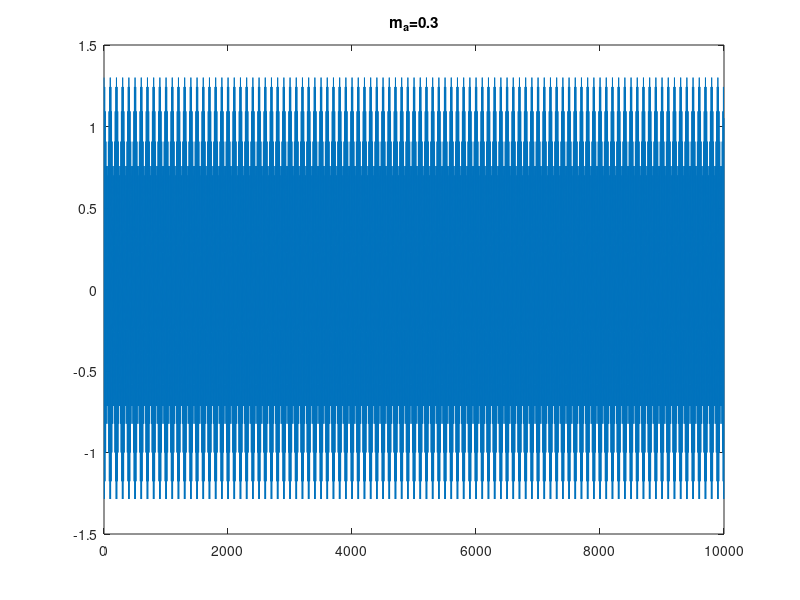

MATLAB code to generate this figure: (Note: this script raises an error after producing the figure.)
%Generating AM signal
clc
clear all;
close all;
%use orthogonal modulation generate modulated siganl
%You can see the original signal v in the code.
fc=1e4;                                                 %carrier frequency
fs=1e5;                                                 %sample frequency
T=1/fs;                                                 %sample time
L=10000;                                                 %length of signal
t=(0:L-1)*T;                                            %time vector
A=1;                                                    %%Ampltitude
v=A*cos(2*pi*1000*t);                                   %modulation signal
xs=sin(2*pi*fc*t);
xc=cos(2*pi*fc*t);

%AM
m_a=0.3;                                               %modulation index,|m_a|<1
I_AM=A+m_a*v;
Q_AM=0;
y_AM=I_AM.*xc+Q_AM.*xs;
figure(1)
plot(y_AM)
title('m_a=0.3');
figure(2)
plotSpectral(y_AM,fs)

m_a=0.5;                                      
I_AM=A+m_a*v;
Q_AM=0;
y_AM=I_AM.*xc+Q_AM.*xs;
figure(3)
plot(y_AM)
title('m_a=0.5');

m_a=0.7;                                            
I_AM=A+m_a*v;
Q_AM=0;
y_AM=I_AM.*xc+Q_AM.*xs;
figure(4)
plot(y_AM)
title('m_a=1');

ff=(-L/2:L/2-1)*(fs/L);
f_offset=0.001*fc
[I,Q]=DDC_filter(fs,fc+f_offset,4000,10,y_AM);
figure
subplot(2,1,1)
plot(I)
subplot(2,1,2)
plot(Q)
IQ=I+Q*j;
figure
subplot(2,1,1)
plot(abs(IQ))
subplot(2,1,2)
plot(angle(IQ)./pi*180)
figure
plot(ff,abs(fftshift(fft(IQ))))
IQ_adjust=IQ.*exp(-j*2*pi*f_offset*t);
hold on
plot(ff,abs(fftshift(fft(IQ_adjust))))
legend('IQ','IQ_adjust')
figure
subplot(2,1,1)
plot(real(IQ_adjust))
subplot(2,1,2)
plot(imag(IQ_adjust))

figure
subplot(2,1,1)
plot(abs(IQ_adjust))
subplot(2,1,2)
plot(angle(IQ_adjust)./pi*180)
